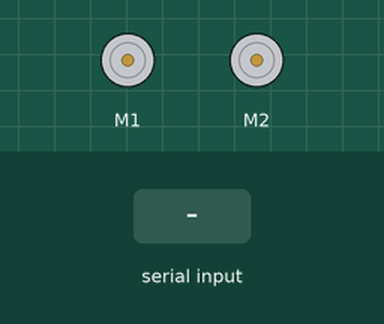
This program was run on a simulated Arduino Uno, built with avr-gcc and run on an emulated ATmega328P. On the bench: 2 × DC motor (green arrow = forward, orange = backward, longer = faster). The test bench sets the inputs (shaded band).

Above: at 1.2 s.
1.3 s: "F" received over Serial
At 1.8 s:
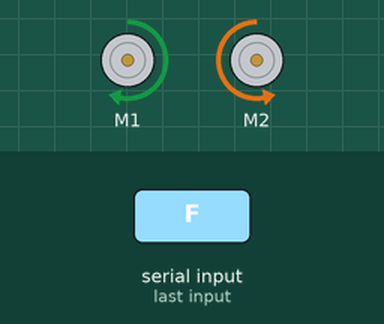
2.8 s: "B" received over Serial
At 4.0 s:
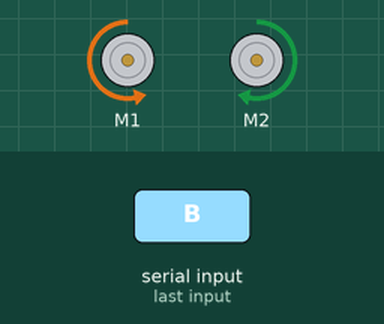
4.3 s: "L" received over Serial
At 5.3 s:
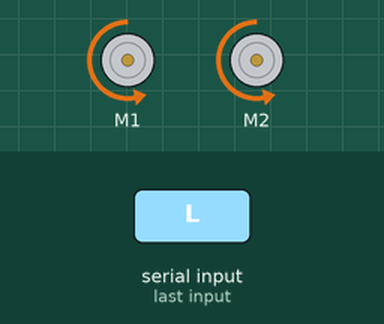
5.8 s: "R" received over Serial
At 6.5 s:
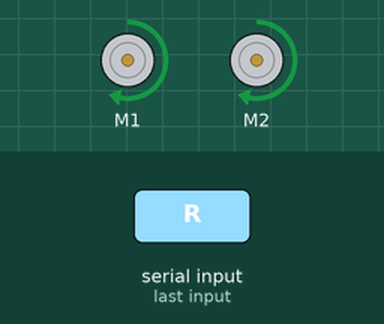
7.3 s: "S" received over Serial
At 7.6 s:
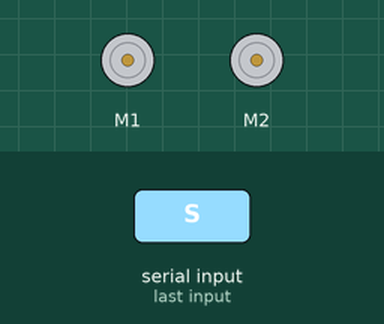
Timing chart, 0 to 9.8 s (numbered marks = the images above; inputs shaded):
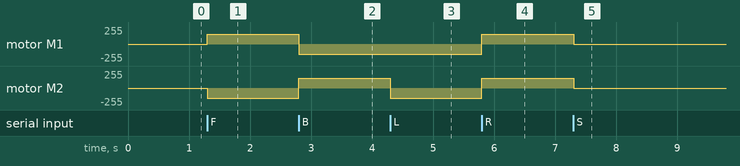

Measured:
- after the input at 1.3 s, motor M1: stopped → forward 150/255 at once; motor M2: stopped → backward 150/255 at once
- after the input at 2.8 s, motor M1: forward 150/255 → backward 150/255 at once; motor M2: backward 150/255 → forward 150/255 at once
- after the input at 4.3 s, motor M2: forward 150/255 → backward 150/255 at once
- after the input at 5.8 s, motor M1, motor M2: backward 150/255 → forward 150/255 at once
- after the input at 7.3 s, motor M1, motor M2: forward 150/255 → stopped at once

The program:

main.cpp
```cpp
#include <MeMCore.h>


MeDCMotor motor_9(M1);
MeDCMotor motor_10(M2);

uint8_t motorSpeed = 150;

void moveForward();
void moveBackward();
void turnLeft();
void turnRight();
void stopMotors();

void setup() {
  Serial.begin(9600);
}

void loop() {
  if (Serial.available() > 0) {
    char command = Serial.read();

    if (command == 'F') {
      moveForward();
    } else if (command == 'B') {
      moveBackward();
    } else if (command == 'L') {
      turnLeft();
    } else if (command == 'R') {
      turnRight();
    } else if (command == 'S') {
      stopMotors();
    }
  }
}

void moveForward() {
  motor_9.run(motorSpeed);
  motor_10.run(-motorSpeed);
}

void moveBackward() {
  motor_9.run(-motorSpeed);
  motor_10.run(motorSpeed);
}

void turnLeft() {
  motor_9.run(-motorSpeed);
  motor_10.run(-motorSpeed);
}

void turnRight() {
  motor_9.run(motorSpeed);
  motor_10.run(motorSpeed);
}

void stopMotors() {
  motor_9.run(0);
  motor_10.run(0);
}
```
